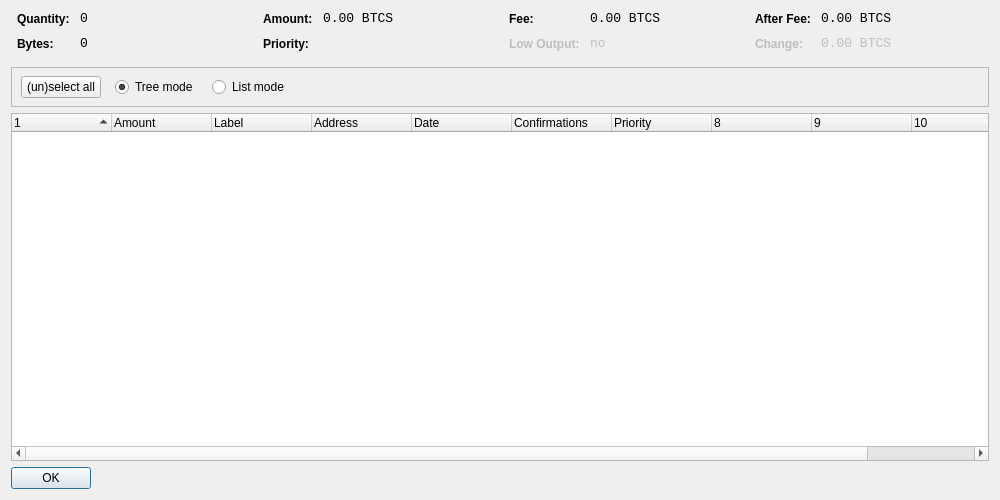
<?xml version="1.0" encoding="UTF-8"?>
<ui version="4.0">
 <class>CoinControlDialog</class>
 <widget class="QDialog" name="CoinControlDialog">
  <property name="geometry">
   <rect>
    <x>0</x>
    <y>0</y>
    <width>1000</width>
    <height>500</height>
   </rect>
  </property>
  <property name="windowTitle">
   <string>Coin Control</string>
  </property>
  <layout class="QVBoxLayout" name="verticalLayout">
   <item>
    <layout class="QHBoxLayout" name="horizontalLayoutTop" stretch="0,0,0,0">
     <property name="topMargin">
      <number>0</number>
     </property>
     <property name="bottomMargin">
      <number>10</number>
     </property>
     <item>
      <layout class="QFormLayout" name="formLayoutCoinControl1">
       <property name="horizontalSpacing">
        <number>10</number>
       </property>
       <property name="verticalSpacing">
        <number>10</number>
       </property>
       <property name="leftMargin">
        <number>6</number>
       </property>
       <property name="rightMargin">
        <number>6</number>
       </property>
       <item row="0" column="0">
        <widget class="QLabel" name="labelCoinControlQuantityText">
         <property name="styleSheet">
          <string notr="true">font-weight:bold;</string>
         </property>
         <property name="text">
          <string>Quantity:</string>
         </property>
        </widget>
       </item>
       <item row="0" column="1">
        <widget class="QLabel" name="labelCoinControlQuantity">
         <property name="font">
          <font>
           <family>Monospace</family>
           <pointsize>10</pointsize>
          </font>
         </property>
         <property name="cursor">
          <cursorShape>IBeamCursor</cursorShape>
         </property>
         <property name="contextMenuPolicy">
          <enum>Qt::ActionsContextMenu</enum>
         </property>
         <property name="text">
          <string notr="true">0</string>
         </property>
         <property name="textInteractionFlags">
          <set>Qt::LinksAccessibleByMouse|Qt::TextSelectableByKeyboard|Qt::TextSelectableByMouse</set>
         </property>
        </widget>
       </item>
       <item row="1" column="0">
        <widget class="QLabel" name="labelCoinControlBytesText">
         <property name="styleSheet">
          <string notr="true">font-weight:bold;</string>
         </property>
         <property name="text">
          <string>Bytes:</string>
         </property>
        </widget>
       </item>
       <item row="1" column="1">
        <widget class="QLabel" name="labelCoinControlBytes">
         <property name="font">
          <font>
           <family>Monospace</family>
           <pointsize>10</pointsize>
          </font>
         </property>
         <property name="cursor">
          <cursorShape>IBeamCursor</cursorShape>
         </property>
         <property name="contextMenuPolicy">
          <enum>Qt::ActionsContextMenu</enum>
         </property>
         <property name="text">
          <string notr="true">0</string>
         </property>
         <property name="textInteractionFlags">
          <set>Qt::LinksAccessibleByMouse|Qt::TextSelectableByKeyboard|Qt::TextSelectableByMouse</set>
         </property>
        </widget>
       </item>
      </layout>
     </item>
     <item>
      <layout class="QFormLayout" name="formLayoutCoinControl2">
       <property name="horizontalSpacing">
        <number>10</number>
       </property>
       <property name="verticalSpacing">
        <number>10</number>
       </property>
       <property name="leftMargin">
        <number>6</number>
       </property>
       <property name="rightMargin">
        <number>6</number>
       </property>
       <item row="0" column="0">
        <widget class="QLabel" name="labelCoinControlAmountText">
         <property name="styleSheet">
          <string notr="true">font-weight:bold;</string>
         </property>
         <property name="text">
          <string>Amount:</string>
         </property>
        </widget>
       </item>
       <item row="0" column="1">
        <widget class="QLabel" name="labelCoinControlAmount">
         <property name="font">
          <font>
           <family>Monospace</family>
           <pointsize>10</pointsize>
          </font>
         </property>
         <property name="cursor">
          <cursorShape>IBeamCursor</cursorShape>
         </property>
         <property name="contextMenuPolicy">
          <enum>Qt::ActionsContextMenu</enum>
         </property>
         <property name="text">
          <string notr="true">0.00 BTCS</string>
         </property>
         <property name="textInteractionFlags">
          <set>Qt::LinksAccessibleByMouse|Qt::TextSelectableByKeyboard|Qt::TextSelectableByMouse</set>
         </property>
        </widget>
       </item>
       <item row="1" column="0">
        <widget class="QLabel" name="labelCoinControlPriorityText">
         <property name="styleSheet">
          <string notr="true">font-weight:bold;</string>
         </property>
         <property name="text">
          <string>Priority:</string>
         </property>
        </widget>
       </item>
       <item row="1" column="1">
        <widget class="QLabel" name="labelCoinControlPriority">
         <property name="font">
          <font>
           <family>Monospace</family>
           <pointsize>10</pointsize>
          </font>
         </property>
         <property name="cursor">
          <cursorShape>IBeamCursor</cursorShape>
         </property>
         <property name="contextMenuPolicy">
          <enum>Qt::ActionsContextMenu</enum>
         </property>
         <property name="text">
          <string/>
         </property>
         <property name="textInteractionFlags">
          <set>Qt::LinksAccessibleByMouse|Qt::TextSelectableByKeyboard|Qt::TextSelectableByMouse</set>
         </property>
        </widget>
       </item>
      </layout>
     </item>
     <item>
      <layout class="QFormLayout" name="formLayoutCoinControl3">
       <property name="horizontalSpacing">
        <number>10</number>
       </property>
       <property name="verticalSpacing">
        <number>10</number>
       </property>
       <property name="leftMargin">
        <number>6</number>
       </property>
       <property name="rightMargin">
        <number>6</number>
       </property>
       <item row="0" column="0">
        <widget class="QLabel" name="labelCoinControlFeeText">
         <property name="styleSheet">
          <string notr="true">font-weight:bold;</string>
         </property>
         <property name="text">
          <string>Fee:</string>
         </property>
        </widget>
       </item>
       <item row="0" column="1">
        <widget class="QLabel" name="labelCoinControlFee">
         <property name="font">
          <font>
           <family>Monospace</family>
           <pointsize>10</pointsize>
          </font>
         </property>
         <property name="cursor">
          <cursorShape>IBeamCursor</cursorShape>
         </property>
         <property name="contextMenuPolicy">
          <enum>Qt::ActionsContextMenu</enum>
         </property>
         <property name="text">
          <string notr="true">0.00 BTCS</string>
         </property>
         <property name="textInteractionFlags">
          <set>Qt::LinksAccessibleByMouse|Qt::TextSelectableByKeyboard|Qt::TextSelectableByMouse</set>
         </property>
        </widget>
       </item>
       <item row="1" column="0">
        <widget class="QLabel" name="labelCoinControlLowOutputText">
         <property name="enabled">
          <bool>false</bool>
         </property>
         <property name="styleSheet">
          <string notr="true">font-weight:bold;</string>
         </property>
         <property name="text">
          <string>Low Output:</string>
         </property>
        </widget>
       </item>
       <item row="1" column="1">
        <widget class="QLabel" name="labelCoinControlLowOutput">
         <property name="enabled">
          <bool>false</bool>
         </property>
         <property name="font">
          <font>
           <family>Monospace</family>
           <pointsize>10</pointsize>
          </font>
         </property>
         <property name="cursor">
          <cursorShape>IBeamCursor</cursorShape>
         </property>
         <property name="contextMenuPolicy">
          <enum>Qt::ActionsContextMenu</enum>
         </property>
         <property name="text">
          <string notr="true">no</string>
         </property>
         <property name="textInteractionFlags">
          <set>Qt::LinksAccessibleByMouse|Qt::TextSelectableByKeyboard|Qt::TextSelectableByMouse</set>
         </property>
        </widget>
       </item>
      </layout>
     </item>
     <item>
      <layout class="QFormLayout" name="formLayoutCoinControl4">
       <property name="horizontalSpacing">
        <number>10</number>
       </property>
       <property name="verticalSpacing">
        <number>10</number>
       </property>
       <property name="leftMargin">
        <number>6</number>
       </property>
       <property name="rightMargin">
        <number>6</number>
       </property>
       <item row="0" column="0">
        <widget class="QLabel" name="labelCoinControlAfterFeeText">
         <property name="styleSheet">
          <string notr="true">font-weight:bold;</string>
         </property>
         <property name="text">
          <string>After Fee:</string>
         </property>
        </widget>
       </item>
       <item row="0" column="1">
        <widget class="QLabel" name="labelCoinControlAfterFee">
         <property name="font">
          <font>
           <family>Monospace</family>
           <pointsize>10</pointsize>
          </font>
         </property>
         <property name="cursor">
          <cursorShape>IBeamCursor</cursorShape>
         </property>
         <property name="contextMenuPolicy">
          <enum>Qt::ActionsContextMenu</enum>
         </property>
         <property name="text">
          <string notr="true">0.00 BTCS</string>
         </property>
         <property name="textInteractionFlags">
          <set>Qt::LinksAccessibleByMouse|Qt::TextSelectableByKeyboard|Qt::TextSelectableByMouse</set>
         </property>
        </widget>
       </item>
       <item row="1" column="0">
        <widget class="QLabel" name="labelCoinControlChangeText">
         <property name="enabled">
          <bool>false</bool>
         </property>
         <property name="styleSheet">
          <string notr="true">font-weight:bold;</string>
         </property>
         <property name="text">
          <string>Change:</string>
         </property>
        </widget>
       </item>
       <item row="1" column="1">
        <widget class="QLabel" name="labelCoinControlChange">
         <property name="enabled">
          <bool>false</bool>
         </property>
         <property name="font">
          <font>
           <family>Monospace</family>
           <pointsize>10</pointsize>
          </font>
         </property>
         <property name="cursor">
          <cursorShape>IBeamCursor</cursorShape>
         </property>
         <property name="contextMenuPolicy">
          <enum>Qt::ActionsContextMenu</enum>
         </property>
         <property name="text">
          <string notr="true">0.00 BTCS</string>
         </property>
         <property name="textInteractionFlags">
          <set>Qt::LinksAccessibleByMouse|Qt::TextSelectableByKeyboard|Qt::TextSelectableByMouse</set>
         </property>
        </widget>
       </item>
      </layout>
     </item>
    </layout>
   </item>
   <item>
    <widget class="QFrame" name="frame">
     <property name="minimumSize">
      <size>
       <width>0</width>
       <height>40</height>
      </size>
     </property>
     <property name="frameShape">
      <enum>QFrame::StyledPanel</enum>
     </property>
     <property name="frameShadow">
      <enum>QFrame::Sunken</enum>
     </property>
     <widget class="QWidget" name="horizontalLayoutWidget">
      <property name="geometry">
       <rect>
        <x>10</x>
        <y>0</y>
        <width>781</width>
        <height>41</height>
       </rect>
      </property>
      <layout class="QHBoxLayout" name="horizontalLayoutPanel" stretch="0,0,0,0,0">
       <property name="spacing">
        <number>14</number>
       </property>
       <item>
        <widget class="QPushButton" name="pushButtonSelectAll">
         <property name="sizePolicy">
          <sizepolicy hsizetype="Maximum" vsizetype="Fixed">
           <horstretch>0</horstretch>
           <verstretch>0</verstretch>
          </sizepolicy>
         </property>
         <property name="text">
          <string>(un)select all</string>
         </property>
        </widget>
       </item>
       <item>
        <widget class="QRadioButton" name="radioTreeMode">
         <property name="sizePolicy">
          <sizepolicy hsizetype="Maximum" vsizetype="Fixed">
           <horstretch>0</horstretch>
           <verstretch>0</verstretch>
          </sizepolicy>
         </property>
         <property name="text">
          <string>Tree mode</string>
         </property>
         <property name="checked">
          <bool>true</bool>
         </property>
        </widget>
       </item>
       <item>
        <widget class="QRadioButton" name="radioListMode">
         <property name="sizePolicy">
          <sizepolicy hsizetype="Maximum" vsizetype="Fixed">
           <horstretch>0</horstretch>
           <verstretch>0</verstretch>
          </sizepolicy>
         </property>
         <property name="text">
          <string>List mode</string>
         </property>
        </widget>
       </item>
       <item>
        <spacer name="horizontalSpacer">
         <property name="orientation">
          <enum>Qt::Horizontal</enum>
         </property>
         <property name="sizeHint" stdset="0">
          <size>
           <width>40</width>
           <height>20</height>
          </size>
         </property>
        </spacer>
       </item>
      </layout>
     </widget>
    </widget>
   </item>
   <item>
    <widget class="CoinControlTreeWidget" name="treeWidget">
     <property name="contextMenuPolicy">
      <enum>Qt::CustomContextMenu</enum>
     </property>
     <property name="sortingEnabled">
      <bool>false</bool>
     </property>
     <property name="columnCount">
      <number>11</number>
     </property>
     <attribute name="headerShowSortIndicator" stdset="0">
      <bool>true</bool>
     </attribute>
     <attribute name="headerStretchLastSection">
      <bool>false</bool>
     </attribute>
     <column>
      <property name="text">
       <string/>
      </property>
     </column>
     <column>
      <property name="text">
       <string>Amount</string>
      </property>
     </column>
     <column>
      <property name="text">
       <string>Label</string>
      </property>
     </column>
     <column>
      <property name="text">
       <string>Address</string>
      </property>
     </column>
     <column>
      <property name="text">
       <string>Date</string>
      </property>
     </column>
     <column>
      <property name="text">
       <string>Confirmations</string>
      </property>
      <property name="toolTip">
       <string>Confirmed</string>
      </property>
     </column>
     <column>
      <property name="text">
       <string>Priority</string>
      </property>
     </column>
     <column>
      <property name="text">
       <string/>
      </property>
     </column>
     <column>
      <property name="text">
       <string/>
      </property>
     </column>
     <column>
      <property name="text">
       <string/>
      </property>
     </column>
     <column>
      <property name="text">
       <string/>
      </property>
     </column>
    </widget>
   </item>
   <item>
    <widget class="QDialogButtonBox" name="buttonBox">
     <property name="sizePolicy">
      <sizepolicy hsizetype="Maximum" vsizetype="Fixed">
       <horstretch>0</horstretch>
       <verstretch>0</verstretch>
      </sizepolicy>
     </property>
     <property name="orientation">
      <enum>Qt::Horizontal</enum>
     </property>
     <property name="standardButtons">
      <set>QDialogButtonBox::Ok</set>
     </property>
    </widget>
   </item>
  </layout>
 </widget>
 <customwidgets>
  <customwidget>
   <class>CoinControlTreeWidget</class>
   <extends>QTreeWidget</extends>
   <header>coincontroltreewidget.h</header>
  </customwidget>
 </customwidgets>
 <resources/>
 <connections/>
</ui>
